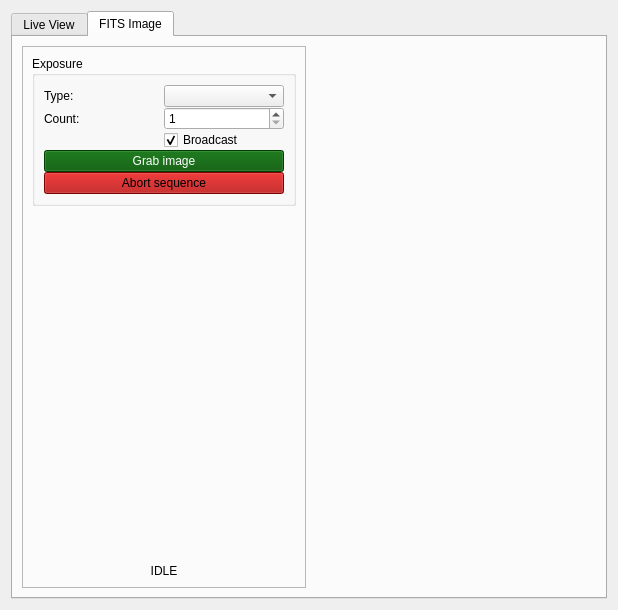
<?xml version="1.0" encoding="UTF-8"?>
<ui version="4.0">
 <class>VideoWidget</class>
 <widget class="QWidget" name="VideoWidget">
  <property name="geometry">
   <rect>
    <x>0</x>
    <y>0</y>
    <width>618</width>
    <height>610</height>
   </rect>
  </property>
  <property name="windowTitle">
   <string>Form</string>
  </property>
  <layout class="QHBoxLayout" name="horizontalLayout_2">
   <item>
    <widget class="QTabWidget" name="tabWidget">
     <property name="currentIndex">
      <number>1</number>
     </property>
     <widget class="QWidget" name="tabLiveView">
      <attribute name="title">
       <string>Live View</string>
      </attribute>
      <layout class="QHBoxLayout" name="horizontalLayout" stretch="0,1">
       <item>
        <widget class="QFrame" name="frame">
         <property name="frameShape">
          <enum>QFrame::Shape::StyledPanel</enum>
         </property>
         <property name="frameShadow">
          <enum>QFrame::Shadow::Raised</enum>
         </property>
         <layout class="QVBoxLayout" name="verticalLayout_2">
          <item>
           <widget class="QGroupBox" name="groupExposure">
            <property name="title">
             <string/>
            </property>
            <layout class="QFormLayout" name="formLayout">
             <item row="0" column="1">
              <widget class="QDoubleSpinBox" name="spinExpTime">
               <property name="suffix">
                <string> s</string>
               </property>
               <property name="decimals">
                <number>6</number>
               </property>
               <property name="maximum">
                <double>999.000000000000000</double>
               </property>
               <property name="value">
                <double>1.000000000000000</double>
               </property>
              </widget>
             </item>
             <item row="0" column="0">
              <widget class="QLabel" name="labelExpTime">
               <property name="text">
                <string>ExpTime:</string>
               </property>
              </widget>
             </item>
            </layout>
           </widget>
          </item>
          <item>
           <widget class="QGroupBox" name="groupGain">
            <property name="title">
             <string/>
            </property>
            <layout class="QGridLayout" name="gridLayout">
             <item row="0" column="0">
              <widget class="QLabel" name="label_11">
               <property name="text">
                <string>Gain:</string>
               </property>
              </widget>
             </item>
             <item row="0" column="1">
              <widget class="QDoubleSpinBox" name="spinGain"/>
             </item>
            </layout>
           </widget>
          </item>
          <item>
           <spacer name="verticalSpacer">
            <property name="orientation">
             <enum>Qt::Orientation::Vertical</enum>
            </property>
            <property name="sizeHint" stdset="0">
             <size>
              <width>20</width>
              <height>340</height>
             </size>
            </property>
           </spacer>
          </item>
         </layout>
        </widget>
       </item>
       <item>
        <widget class="QWidget" name="frameLiveView" native="true">
         <layout class="QVBoxLayout" name="verticalLayout_4"/>
        </widget>
       </item>
      </layout>
     </widget>
     <widget class="QWidget" name="tabFitsImage">
      <attribute name="title">
       <string>FITS Image</string>
      </attribute>
      <layout class="QHBoxLayout" name="horizontalLayout_3" stretch="0,0">
       <item>
        <widget class="QFrame" name="frame_2">
         <property name="frameShape">
          <enum>QFrame::Shape::StyledPanel</enum>
         </property>
         <property name="frameShadow">
          <enum>QFrame::Shadow::Raised</enum>
         </property>
         <layout class="QVBoxLayout" name="verticalLayout">
          <item>
           <widget class="QGroupBox" name="groupExposure_2">
            <property name="title">
             <string>Exposure</string>
            </property>
            <layout class="QGridLayout" name="gridLayout_5">
             <property name="spacing">
              <number>0</number>
             </property>
             <item row="0" column="0">
              <widget class="QLabel" name="labelImageType">
               <property name="text">
                <string>Type:</string>
               </property>
              </widget>
             </item>
             <item row="1" column="0">
              <widget class="QLabel" name="label_9">
               <property name="text">
                <string>Count:</string>
               </property>
              </widget>
             </item>
             <item row="2" column="1">
              <widget class="QCheckBox" name="checkBroadcast">
               <property name="text">
                <string>Broadcast</string>
               </property>
               <property name="checked">
                <bool>true</bool>
               </property>
              </widget>
             </item>
             <item row="3" column="0" colspan="2">
              <widget class="QPushButton" name="buttonGrabImage">
               <property name="palette">
                <palette>
                 <active>
                  <colorrole role="WindowText">
                   <brush brushstyle="SolidPattern">
                    <color alpha="255">
                     <red>255</red>
                     <green>255</green>
                     <blue>255</blue>
                    </color>
                   </brush>
                  </colorrole>
                  <colorrole role="Button">
                   <brush brushstyle="SolidPattern">
                    <color alpha="255">
                     <red>0</red>
                     <green>85</green>
                     <blue>0</blue>
                    </color>
                   </brush>
                  </colorrole>
                  <colorrole role="Light">
                   <brush brushstyle="SolidPattern">
                    <color alpha="255">
                     <red>0</red>
                     <green>127</green>
                     <blue>0</blue>
                    </color>
                   </brush>
                  </colorrole>
                  <colorrole role="Midlight">
                   <brush brushstyle="SolidPattern">
                    <color alpha="255">
                     <red>0</red>
                     <green>106</green>
                     <blue>0</blue>
                    </color>
                   </brush>
                  </colorrole>
                  <colorrole role="Dark">
                   <brush brushstyle="SolidPattern">
                    <color alpha="255">
                     <red>0</red>
                     <green>42</green>
                     <blue>0</blue>
                    </color>
                   </brush>
                  </colorrole>
                  <colorrole role="Mid">
                   <brush brushstyle="SolidPattern">
                    <color alpha="255">
                     <red>0</red>
                     <green>56</green>
                     <blue>0</blue>
                    </color>
                   </brush>
                  </colorrole>
                  <colorrole role="Text">
                   <brush brushstyle="SolidPattern">
                    <color alpha="255">
                     <red>255</red>
                     <green>255</green>
                     <blue>255</blue>
                    </color>
                   </brush>
                  </colorrole>
                  <colorrole role="BrightText">
                   <brush brushstyle="SolidPattern">
                    <color alpha="255">
                     <red>255</red>
                     <green>255</green>
                     <blue>255</blue>
                    </color>
                   </brush>
                  </colorrole>
                  <colorrole role="ButtonText">
                   <brush brushstyle="SolidPattern">
                    <color alpha="255">
                     <red>255</red>
                     <green>255</green>
                     <blue>255</blue>
                    </color>
                   </brush>
                  </colorrole>
                  <colorrole role="Base">
                   <brush brushstyle="SolidPattern">
                    <color alpha="255">
                     <red>0</red>
                     <green>0</green>
                     <blue>0</blue>
                    </color>
                   </brush>
                  </colorrole>
                  <colorrole role="Window">
                   <brush brushstyle="SolidPattern">
                    <color alpha="255">
                     <red>0</red>
                     <green>85</green>
                     <blue>0</blue>
                    </color>
                   </brush>
                  </colorrole>
                  <colorrole role="Shadow">
                   <brush brushstyle="SolidPattern">
                    <color alpha="255">
                     <red>0</red>
                     <green>0</green>
                     <blue>0</blue>
                    </color>
                   </brush>
                  </colorrole>
                  <colorrole role="AlternateBase">
                   <brush brushstyle="SolidPattern">
                    <color alpha="255">
                     <red>0</red>
                     <green>42</green>
                     <blue>0</blue>
                    </color>
                   </brush>
                  </colorrole>
                  <colorrole role="ToolTipBase">
                   <brush brushstyle="SolidPattern">
                    <color alpha="255">
                     <red>255</red>
                     <green>255</green>
                     <blue>220</blue>
                    </color>
                   </brush>
                  </colorrole>
                  <colorrole role="ToolTipText">
                   <brush brushstyle="SolidPattern">
                    <color alpha="255">
                     <red>0</red>
                     <green>0</green>
                     <blue>0</blue>
                    </color>
                   </brush>
                  </colorrole>
                  <colorrole role="PlaceholderText">
                   <brush brushstyle="NoBrush">
                    <color alpha="128">
                     <red>255</red>
                     <green>255</green>
                     <blue>255</blue>
                    </color>
                   </brush>
                  </colorrole>
                 </active>
                 <inactive>
                  <colorrole role="WindowText">
                   <brush brushstyle="SolidPattern">
                    <color alpha="255">
                     <red>255</red>
                     <green>255</green>
                     <blue>255</blue>
                    </color>
                   </brush>
                  </colorrole>
                  <colorrole role="Button">
                   <brush brushstyle="SolidPattern">
                    <color alpha="255">
                     <red>0</red>
                     <green>85</green>
                     <blue>0</blue>
                    </color>
                   </brush>
                  </colorrole>
                  <colorrole role="Light">
                   <brush brushstyle="SolidPattern">
                    <color alpha="255">
                     <red>0</red>
                     <green>127</green>
                     <blue>0</blue>
                    </color>
                   </brush>
                  </colorrole>
                  <colorrole role="Midlight">
                   <brush brushstyle="SolidPattern">
                    <color alpha="255">
                     <red>0</red>
                     <green>106</green>
                     <blue>0</blue>
                    </color>
                   </brush>
                  </colorrole>
                  <colorrole role="Dark">
                   <brush brushstyle="SolidPattern">
                    <color alpha="255">
                     <red>0</red>
                     <green>42</green>
                     <blue>0</blue>
                    </color>
                   </brush>
                  </colorrole>
                  <colorrole role="Mid">
                   <brush brushstyle="SolidPattern">
                    <color alpha="255">
                     <red>0</red>
                     <green>56</green>
                     <blue>0</blue>
                    </color>
                   </brush>
                  </colorrole>
                  <colorrole role="Text">
                   <brush brushstyle="SolidPattern">
                    <color alpha="255">
                     <red>255</red>
                     <green>255</green>
                     <blue>255</blue>
                    </color>
                   </brush>
                  </colorrole>
                  <colorrole role="BrightText">
                   <brush brushstyle="SolidPattern">
                    <color alpha="255">
                     <red>255</red>
                     <green>255</green>
                     <blue>255</blue>
                    </color>
                   </brush>
                  </colorrole>
                  <colorrole role="ButtonText">
                   <brush brushstyle="SolidPattern">
                    <color alpha="255">
                     <red>255</red>
                     <green>255</green>
                     <blue>255</blue>
                    </color>
                   </brush>
                  </colorrole>
                  <colorrole role="Base">
                   <brush brushstyle="SolidPattern">
                    <color alpha="255">
                     <red>0</red>
                     <green>0</green>
                     <blue>0</blue>
                    </color>
                   </brush>
                  </colorrole>
                  <colorrole role="Window">
                   <brush brushstyle="SolidPattern">
                    <color alpha="255">
                     <red>0</red>
                     <green>85</green>
                     <blue>0</blue>
                    </color>
                   </brush>
                  </colorrole>
                  <colorrole role="Shadow">
                   <brush brushstyle="SolidPattern">
                    <color alpha="255">
                     <red>0</red>
                     <green>0</green>
                     <blue>0</blue>
                    </color>
                   </brush>
                  </colorrole>
                  <colorrole role="AlternateBase">
                   <brush brushstyle="SolidPattern">
                    <color alpha="255">
                     <red>0</red>
                     <green>42</green>
                     <blue>0</blue>
                    </color>
                   </brush>
                  </colorrole>
                  <colorrole role="ToolTipBase">
                   <brush brushstyle="SolidPattern">
                    <color alpha="255">
                     <red>255</red>
                     <green>255</green>
                     <blue>220</blue>
                    </color>
                   </brush>
                  </colorrole>
                  <colorrole role="ToolTipText">
                   <brush brushstyle="SolidPattern">
                    <color alpha="255">
                     <red>0</red>
                     <green>0</green>
                     <blue>0</blue>
                    </color>
                   </brush>
                  </colorrole>
                  <colorrole role="PlaceholderText">
                   <brush brushstyle="NoBrush">
                    <color alpha="128">
                     <red>255</red>
                     <green>255</green>
                     <blue>255</blue>
                    </color>
                   </brush>
                  </colorrole>
                 </inactive>
                 <disabled>
                  <colorrole role="WindowText">
                   <brush brushstyle="SolidPattern">
                    <color alpha="255">
                     <red>0</red>
                     <green>42</green>
                     <blue>0</blue>
                    </color>
                   </brush>
                  </colorrole>
                  <colorrole role="Button">
                   <brush brushstyle="SolidPattern">
                    <color alpha="255">
                     <red>0</red>
                     <green>85</green>
                     <blue>0</blue>
                    </color>
                   </brush>
                  </colorrole>
                  <colorrole role="Light">
                   <brush brushstyle="SolidPattern">
                    <color alpha="255">
                     <red>0</red>
                     <green>127</green>
                     <blue>0</blue>
                    </color>
                   </brush>
                  </colorrole>
                  <colorrole role="Midlight">
                   <brush brushstyle="SolidPattern">
                    <color alpha="255">
                     <red>0</red>
                     <green>106</green>
                     <blue>0</blue>
                    </color>
                   </brush>
                  </colorrole>
                  <colorrole role="Dark">
                   <brush brushstyle="SolidPattern">
                    <color alpha="255">
                     <red>0</red>
                     <green>42</green>
                     <blue>0</blue>
                    </color>
                   </brush>
                  </colorrole>
                  <colorrole role="Mid">
                   <brush brushstyle="SolidPattern">
                    <color alpha="255">
                     <red>0</red>
                     <green>56</green>
                     <blue>0</blue>
                    </color>
                   </brush>
                  </colorrole>
                  <colorrole role="Text">
                   <brush brushstyle="SolidPattern">
                    <color alpha="255">
                     <red>0</red>
                     <green>42</green>
                     <blue>0</blue>
                    </color>
                   </brush>
                  </colorrole>
                  <colorrole role="BrightText">
                   <brush brushstyle="SolidPattern">
                    <color alpha="255">
                     <red>255</red>
                     <green>255</green>
                     <blue>255</blue>
                    </color>
                   </brush>
                  </colorrole>
                  <colorrole role="ButtonText">
                   <brush brushstyle="SolidPattern">
                    <color alpha="255">
                     <red>0</red>
                     <green>42</green>
                     <blue>0</blue>
                    </color>
                   </brush>
                  </colorrole>
                  <colorrole role="Base">
                   <brush brushstyle="SolidPattern">
                    <color alpha="255">
                     <red>0</red>
                     <green>85</green>
                     <blue>0</blue>
                    </color>
                   </brush>
                  </colorrole>
                  <colorrole role="Window">
                   <brush brushstyle="SolidPattern">
                    <color alpha="255">
                     <red>0</red>
                     <green>85</green>
                     <blue>0</blue>
                    </color>
                   </brush>
                  </colorrole>
                  <colorrole role="Shadow">
                   <brush brushstyle="SolidPattern">
                    <color alpha="255">
                     <red>0</red>
                     <green>0</green>
                     <blue>0</blue>
                    </color>
                   </brush>
                  </colorrole>
                  <colorrole role="AlternateBase">
                   <brush brushstyle="SolidPattern">
                    <color alpha="255">
                     <red>0</red>
                     <green>85</green>
                     <blue>0</blue>
                    </color>
                   </brush>
                  </colorrole>
                  <colorrole role="ToolTipBase">
                   <brush brushstyle="SolidPattern">
                    <color alpha="255">
                     <red>255</red>
                     <green>255</green>
                     <blue>220</blue>
                    </color>
                   </brush>
                  </colorrole>
                  <colorrole role="ToolTipText">
                   <brush brushstyle="SolidPattern">
                    <color alpha="255">
                     <red>0</red>
                     <green>0</green>
                     <blue>0</blue>
                    </color>
                   </brush>
                  </colorrole>
                  <colorrole role="PlaceholderText">
                   <brush brushstyle="NoBrush">
                    <color alpha="128">
                     <red>255</red>
                     <green>255</green>
                     <blue>255</blue>
                    </color>
                   </brush>
                  </colorrole>
                 </disabled>
                </palette>
               </property>
               <property name="text">
                <string>Grab image</string>
               </property>
              </widget>
             </item>
             <item row="1" column="1">
              <widget class="QSpinBox" name="spinCount">
               <property name="minimum">
                <number>1</number>
               </property>
               <property name="maximum">
                <number>9999</number>
               </property>
              </widget>
             </item>
             <item row="0" column="1">
              <widget class="QComboBox" name="comboImageType"/>
             </item>
             <item row="4" column="0" colspan="2">
              <widget class="QPushButton" name="buttonAbort">
               <property name="palette">
                <palette>
                 <active>
                  <colorrole role="WindowText">
                   <brush brushstyle="SolidPattern">
                    <color alpha="255">
                     <red>0</red>
                     <green>0</green>
                     <blue>0</blue>
                    </color>
                   </brush>
                  </colorrole>
                  <colorrole role="Button">
                   <brush brushstyle="SolidPattern">
                    <color alpha="255">
                     <red>170</red>
                     <green>0</green>
                     <blue>0</blue>
                    </color>
                   </brush>
                  </colorrole>
                  <colorrole role="Light">
                   <brush brushstyle="SolidPattern">
                    <color alpha="255">
                     <red>255</red>
                     <green>0</green>
                     <blue>0</blue>
                    </color>
                   </brush>
                  </colorrole>
                  <colorrole role="Midlight">
                   <brush brushstyle="SolidPattern">
                    <color alpha="255">
                     <red>212</red>
                     <green>0</green>
                     <blue>0</blue>
                    </color>
                   </brush>
                  </colorrole>
                  <colorrole role="Dark">
                   <brush brushstyle="SolidPattern">
                    <color alpha="255">
                     <red>85</red>
                     <green>0</green>
                     <blue>0</blue>
                    </color>
                   </brush>
                  </colorrole>
                  <colorrole role="Mid">
                   <brush brushstyle="SolidPattern">
                    <color alpha="255">
                     <red>113</red>
                     <green>0</green>
                     <blue>0</blue>
                    </color>
                   </brush>
                  </colorrole>
                  <colorrole role="Text">
                   <brush brushstyle="SolidPattern">
                    <color alpha="255">
                     <red>0</red>
                     <green>0</green>
                     <blue>0</blue>
                    </color>
                   </brush>
                  </colorrole>
                  <colorrole role="BrightText">
                   <brush brushstyle="SolidPattern">
                    <color alpha="255">
                     <red>255</red>
                     <green>255</green>
                     <blue>255</blue>
                    </color>
                   </brush>
                  </colorrole>
                  <colorrole role="ButtonText">
                   <brush brushstyle="SolidPattern">
                    <color alpha="255">
                     <red>0</red>
                     <green>0</green>
                     <blue>0</blue>
                    </color>
                   </brush>
                  </colorrole>
                  <colorrole role="Base">
                   <brush brushstyle="SolidPattern">
                    <color alpha="255">
                     <red>255</red>
                     <green>255</green>
                     <blue>255</blue>
                    </color>
                   </brush>
                  </colorrole>
                  <colorrole role="Window">
                   <brush brushstyle="SolidPattern">
                    <color alpha="255">
                     <red>170</red>
                     <green>0</green>
                     <blue>0</blue>
                    </color>
                   </brush>
                  </colorrole>
                  <colorrole role="Shadow">
                   <brush brushstyle="SolidPattern">
                    <color alpha="255">
                     <red>0</red>
                     <green>0</green>
                     <blue>0</blue>
                    </color>
                   </brush>
                  </colorrole>
                  <colorrole role="AlternateBase">
                   <brush brushstyle="SolidPattern">
                    <color alpha="255">
                     <red>212</red>
                     <green>127</green>
                     <blue>127</blue>
                    </color>
                   </brush>
                  </colorrole>
                  <colorrole role="ToolTipBase">
                   <brush brushstyle="SolidPattern">
                    <color alpha="255">
                     <red>255</red>
                     <green>255</green>
                     <blue>220</blue>
                    </color>
                   </brush>
                  </colorrole>
                  <colorrole role="ToolTipText">
                   <brush brushstyle="SolidPattern">
                    <color alpha="255">
                     <red>0</red>
                     <green>0</green>
                     <blue>0</blue>
                    </color>
                   </brush>
                  </colorrole>
                  <colorrole role="PlaceholderText">
                   <brush brushstyle="NoBrush">
                    <color alpha="128">
                     <red>0</red>
                     <green>0</green>
                     <blue>0</blue>
                    </color>
                   </brush>
                  </colorrole>
                 </active>
                 <inactive>
                  <colorrole role="WindowText">
                   <brush brushstyle="SolidPattern">
                    <color alpha="255">
                     <red>0</red>
                     <green>0</green>
                     <blue>0</blue>
                    </color>
                   </brush>
                  </colorrole>
                  <colorrole role="Button">
                   <brush brushstyle="SolidPattern">
                    <color alpha="255">
                     <red>170</red>
                     <green>0</green>
                     <blue>0</blue>
                    </color>
                   </brush>
                  </colorrole>
                  <colorrole role="Light">
                   <brush brushstyle="SolidPattern">
                    <color alpha="255">
                     <red>255</red>
                     <green>0</green>
                     <blue>0</blue>
                    </color>
                   </brush>
                  </colorrole>
                  <colorrole role="Midlight">
                   <brush brushstyle="SolidPattern">
                    <color alpha="255">
                     <red>212</red>
                     <green>0</green>
                     <blue>0</blue>
                    </color>
                   </brush>
                  </colorrole>
                  <colorrole role="Dark">
                   <brush brushstyle="SolidPattern">
                    <color alpha="255">
                     <red>85</red>
                     <green>0</green>
                     <blue>0</blue>
                    </color>
                   </brush>
                  </colorrole>
                  <colorrole role="Mid">
                   <brush brushstyle="SolidPattern">
                    <color alpha="255">
                     <red>113</red>
                     <green>0</green>
                     <blue>0</blue>
                    </color>
                   </brush>
                  </colorrole>
                  <colorrole role="Text">
                   <brush brushstyle="SolidPattern">
                    <color alpha="255">
                     <red>0</red>
                     <green>0</green>
                     <blue>0</blue>
                    </color>
                   </brush>
                  </colorrole>
                  <colorrole role="BrightText">
                   <brush brushstyle="SolidPattern">
                    <color alpha="255">
                     <red>255</red>
                     <green>255</green>
                     <blue>255</blue>
                    </color>
                   </brush>
                  </colorrole>
                  <colorrole role="ButtonText">
                   <brush brushstyle="SolidPattern">
                    <color alpha="255">
                     <red>0</red>
                     <green>0</green>
                     <blue>0</blue>
                    </color>
                   </brush>
                  </colorrole>
                  <colorrole role="Base">
                   <brush brushstyle="SolidPattern">
                    <color alpha="255">
                     <red>255</red>
                     <green>255</green>
                     <blue>255</blue>
                    </color>
                   </brush>
                  </colorrole>
                  <colorrole role="Window">
                   <brush brushstyle="SolidPattern">
                    <color alpha="255">
                     <red>170</red>
                     <green>0</green>
                     <blue>0</blue>
                    </color>
                   </brush>
                  </colorrole>
                  <colorrole role="Shadow">
                   <brush brushstyle="SolidPattern">
                    <color alpha="255">
                     <red>0</red>
                     <green>0</green>
                     <blue>0</blue>
                    </color>
                   </brush>
                  </colorrole>
                  <colorrole role="AlternateBase">
                   <brush brushstyle="SolidPattern">
                    <color alpha="255">
                     <red>212</red>
                     <green>127</green>
                     <blue>127</blue>
                    </color>
                   </brush>
                  </colorrole>
                  <colorrole role="ToolTipBase">
                   <brush brushstyle="SolidPattern">
                    <color alpha="255">
                     <red>255</red>
                     <green>255</green>
                     <blue>220</blue>
                    </color>
                   </brush>
                  </colorrole>
                  <colorrole role="ToolTipText">
                   <brush brushstyle="SolidPattern">
                    <color alpha="255">
                     <red>0</red>
                     <green>0</green>
                     <blue>0</blue>
                    </color>
                   </brush>
                  </colorrole>
                  <colorrole role="PlaceholderText">
                   <brush brushstyle="NoBrush">
                    <color alpha="128">
                     <red>0</red>
                     <green>0</green>
                     <blue>0</blue>
                    </color>
                   </brush>
                  </colorrole>
                 </inactive>
                 <disabled>
                  <colorrole role="WindowText">
                   <brush brushstyle="SolidPattern">
                    <color alpha="255">
                     <red>85</red>
                     <green>0</green>
                     <blue>0</blue>
                    </color>
                   </brush>
                  </colorrole>
                  <colorrole role="Button">
                   <brush brushstyle="SolidPattern">
                    <color alpha="255">
                     <red>170</red>
                     <green>0</green>
                     <blue>0</blue>
                    </color>
                   </brush>
                  </colorrole>
                  <colorrole role="Light">
                   <brush brushstyle="SolidPattern">
                    <color alpha="255">
                     <red>255</red>
                     <green>0</green>
                     <blue>0</blue>
                    </color>
                   </brush>
                  </colorrole>
                  <colorrole role="Midlight">
                   <brush brushstyle="SolidPattern">
                    <color alpha="255">
                     <red>212</red>
                     <green>0</green>
                     <blue>0</blue>
                    </color>
                   </brush>
                  </colorrole>
                  <colorrole role="Dark">
                   <brush brushstyle="SolidPattern">
                    <color alpha="255">
                     <red>85</red>
                     <green>0</green>
                     <blue>0</blue>
                    </color>
                   </brush>
                  </colorrole>
                  <colorrole role="Mid">
                   <brush brushstyle="SolidPattern">
                    <color alpha="255">
                     <red>113</red>
                     <green>0</green>
                     <blue>0</blue>
                    </color>
                   </brush>
                  </colorrole>
                  <colorrole role="Text">
                   <brush brushstyle="SolidPattern">
                    <color alpha="255">
                     <red>85</red>
                     <green>0</green>
                     <blue>0</blue>
                    </color>
                   </brush>
                  </colorrole>
                  <colorrole role="BrightText">
                   <brush brushstyle="SolidPattern">
                    <color alpha="255">
                     <red>255</red>
                     <green>255</green>
                     <blue>255</blue>
                    </color>
                   </brush>
                  </colorrole>
                  <colorrole role="ButtonText">
                   <brush brushstyle="SolidPattern">
                    <color alpha="255">
                     <red>85</red>
                     <green>0</green>
                     <blue>0</blue>
                    </color>
                   </brush>
                  </colorrole>
                  <colorrole role="Base">
                   <brush brushstyle="SolidPattern">
                    <color alpha="255">
                     <red>170</red>
                     <green>0</green>
                     <blue>0</blue>
                    </color>
                   </brush>
                  </colorrole>
                  <colorrole role="Window">
                   <brush brushstyle="SolidPattern">
                    <color alpha="255">
                     <red>170</red>
                     <green>0</green>
                     <blue>0</blue>
                    </color>
                   </brush>
                  </colorrole>
                  <colorrole role="Shadow">
                   <brush brushstyle="SolidPattern">
                    <color alpha="255">
                     <red>0</red>
                     <green>0</green>
                     <blue>0</blue>
                    </color>
                   </brush>
                  </colorrole>
                  <colorrole role="AlternateBase">
                   <brush brushstyle="SolidPattern">
                    <color alpha="255">
                     <red>170</red>
                     <green>0</green>
                     <blue>0</blue>
                    </color>
                   </brush>
                  </colorrole>
                  <colorrole role="ToolTipBase">
                   <brush brushstyle="SolidPattern">
                    <color alpha="255">
                     <red>255</red>
                     <green>255</green>
                     <blue>220</blue>
                    </color>
                   </brush>
                  </colorrole>
                  <colorrole role="ToolTipText">
                   <brush brushstyle="SolidPattern">
                    <color alpha="255">
                     <red>0</red>
                     <green>0</green>
                     <blue>0</blue>
                    </color>
                   </brush>
                  </colorrole>
                  <colorrole role="PlaceholderText">
                   <brush brushstyle="NoBrush">
                    <color alpha="128">
                     <red>0</red>
                     <green>0</green>
                     <blue>0</blue>
                    </color>
                   </brush>
                  </colorrole>
                 </disabled>
                </palette>
               </property>
               <property name="text">
                <string>Abort sequence</string>
               </property>
              </widget>
             </item>
            </layout>
           </widget>
          </item>
          <item>
           <spacer name="verticalSpacer_2">
            <property name="orientation">
             <enum>Qt::Orientation::Vertical</enum>
            </property>
            <property name="sizeHint" stdset="0">
             <size>
              <width>20</width>
              <height>40</height>
             </size>
            </property>
           </spacer>
          </item>
          <item>
           <widget class="QLabel" name="labelExposuresLeft">
            <property name="text">
             <string>IDLE</string>
            </property>
            <property name="alignment">
             <set>Qt::AlignmentFlag::AlignCenter</set>
            </property>
           </widget>
          </item>
         </layout>
        </widget>
       </item>
       <item>
        <widget class="DataDisplayWidget" name="datadisplay" native="true"/>
       </item>
      </layout>
     </widget>
    </widget>
   </item>
  </layout>
 </widget>
 <customwidgets>
  <customwidget>
   <class>DataDisplayWidget</class>
   <extends>QWidget</extends>
   <header>..datadisplaywidget</header>
  </customwidget>
 </customwidgets>
 <resources/>
 <connections/>
</ui>
